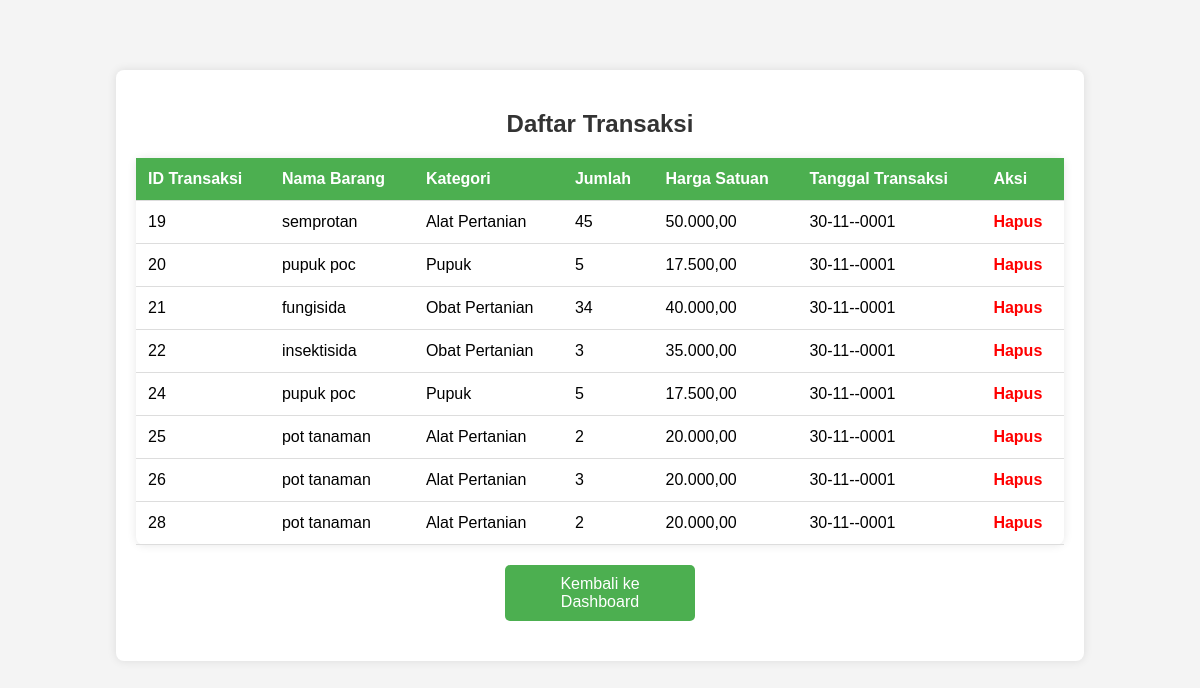
The page /transactions.php (signed in) on the database its author committed.
### tables this page shows
CREATE TABLE `transaction` (
  `id` int(11) NOT NULL,
  `nama_barang` varchar(255) NOT NULL,
  `kategori` varchar(100) NOT NULL,
  `jumlah` int(11) NOT NULL,
  `tanggal_transaksi` date NOT NULL,
  `harga_satuan` decimal(10,2) DEFAULT NULL
);

### transactions.php (the view, shortened to what this page needs)
<?php
include 'db.php';
$sql = "SELECT id, nama_barang, kategori, jumlah, harga_satuan, tanggal_transaksi FROM transaction";
$result = $conn->query($sql);
?>
<!DOCTYPE html>
<html lang="en">
<head>
    <link rel="stylesheet" href="style.css">
</head>
<body>
    <div class="container">
        <h2>Daftar Transaksi</h2>
        <table>
            <tr>
                <th>ID Transaksi</th>
                <th>Nama Barang</th>
                <th>Kategori</th>
                <th>Jumlah</th>
                <th>Harga Satuan</th>
                <th>Tanggal Transaksi</th>
                <th>Aksi</th>
            </tr>
            <?php
            if ($result->num_rows > 0) {
                while($row = $result->fetch_assoc()) {
                    echo "<tr>
                            <td>" . $row["id"] . "</td>
                            <td>" . $row["nama_barang"] . "</td>
                            <td>" . $row["kategori"] . "</td>
                            <td>" . $row["jumlah"] . "</td>
                            <td>" . number_format($row["harga_satuan"], 2, ',', '.') . "</td>
                            <td>" . date('d-m-Y', strtotime($row["tanggal_transaksi"])) . "</td>
                            <td>
                                <a href='?delete=" . $row["id"] . "' class='delete-button' onclick=\"return confirm('Apakah Anda yakin ingin menghapus transaksi ini?');\">Hapus</a>
                            </td>
                          </tr>";
                }
            } else {
                echo "<tr><td colspan='7'>Tidak ada transaksi yang ditemukan.</td></tr>";
            }
            ?>
        </table>
        <a href="dashboard.php" class="back-button">Kembali ke Dashboard</a>
    </div>
</body>
</html>

### style.css (style rules this page uses)
body { font-family: Arial, sans-serif; margin: 0; padding: 0; background-color: #f4f4f4; }
.container { width: 80%; margin: auto; padding: 20px; background: white; border-radius: 8px; box-shadow: 0 0 10px rgba(0, 0, 0, 0.1); }
.container { width: 50%; margin: auto; padding: 20px; background: white; border-radius: 8px; box-shadow: 0 0 10px rgba(0, 0, 0, 0.1); margin-top: 50px; }
h2 { color: #333; text-align: center; }
.back-button { display: inline-block; margin-top: 20px; padding: 10px 15px; background-color: #f44336; color: white; text-decoration: none; border-radius: 5px; text-align: center; }
.container { width: 80%; margin: auto; padding: 20px; background: white; border-radius: 8px; box-shadow: 0 0 10px rgba(0, 0, 0, 0.1); margin-top: 50px; }
table { width: 100%; border-collapse: collapse; margin-top: 20px; }
th, td { padding: 12px; text-align: left; border-bottom: 1px solid #ddd; }
th { background-color: #4CAF50; color: white; }

### transactions.php (style rules this page uses)
body { font-family: Arial, sans-serif; background-color: #f4f4f4; margin: 0; padding: 20px; }
h2 { text-align: center; color: #333; }
table { width: 100%; border-collapse: collapse; margin-top: 20px; background: #fff; border-radius: 8px; box-shadow: 0 0 10px rgba(0, 0, 0, 0.1); }
th, td { padding: 12px; text-align: left; border-bottom: 1px solid #ddd; }
th { background-color: #4CAF50; color: white; }
.delete-button { color: red; text-decoration: none; font-weight: bold; }
.back-button { display: block; margin: 20px auto; padding: 10px 20px; background-color: #4CAF50; color: white; text-align: center; border-radius: 5px; text-decoration: none; width: 150px; }

### rows shown on the page
transaction: id "19", nama_barang "semprotan", kategori "Alat Pertanian", jumlah "45", harga_satuan "50.000,00", tanggal_transaksi "30-11--0001"
transaction: id "20", nama_barang "pupuk poc", kategori "Pupuk", jumlah "5", harga_satuan "17.500,00", tanggal_transaksi "30-11--0001"
transaction: id "21", nama_barang "fungisida", kategori "Obat Pertanian", jumlah "34", harga_satuan "40.000,00", tanggal_transaksi "30-11--0001"
transaction: id "22", nama_barang "insektisida", kategori "Obat Pertanian", jumlah "3", harga_satuan "35.000,00", tanggal_transaksi "30-11--0001"
transaction: id "24", nama_barang "pupuk poc", kategori "Pupuk", jumlah "5", harga_satuan "17.500,00", tanggal_transaksi "30-11--0001"
transaction: id "25", nama_barang "pot tanaman", kategori "Alat Pertanian", jumlah "2", harga_satuan "20.000,00", tanggal_transaksi "30-11--0001"
transaction: id "26", nama_barang "pot tanaman", kategori "Alat Pertanian", jumlah "3", harga_satuan "20.000,00", tanggal_transaksi "30-11--0001"
transaction: id "28", nama_barang "pot tanaman", kategori "Alat Pertanian", jumlah "2", harga_satuan "20.000,00", tanggal_transaksi "30-11--0001"
